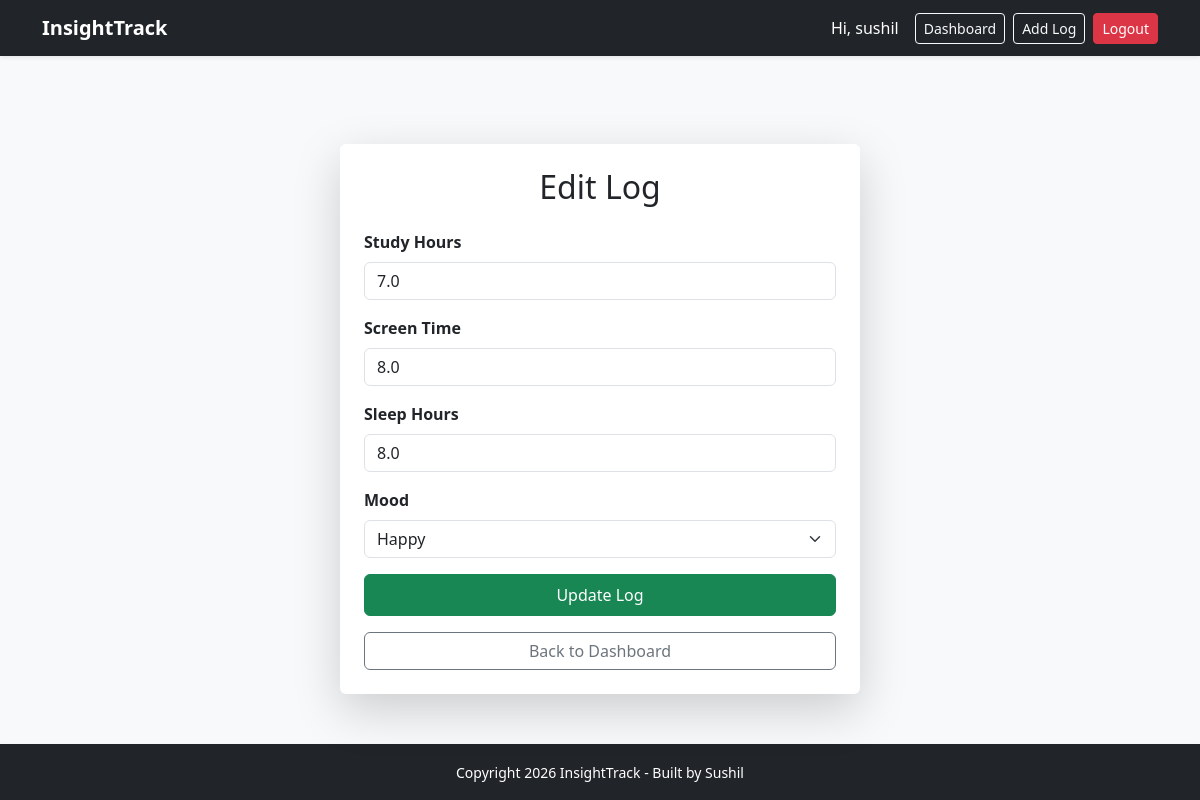
/edit/4 (signed in), run on the app's committed database.
### tables this page shows
CREATE TABLE logs (
            id INTEGER PRIMARY KEY AUTOINCREMENT,
            user_id INTEGER,
            study_hours REAL,
            screen_time REAL,
            sleep_hours REAL,
            mood TEXT,
            date TIMESTAMP DEFAULT CURRENT_TIMESTAMP
        );

### app.py (the view, shortened to what this page needs)
@app.route("/edit/<int:log_id>", methods=["GET", "POST"])
def edit_log(log_id):
    if "user" not in session:
        return redirect(url_for("login"))
    with closing(get_db()) as conn:
        cursor = conn.cursor()
        cursor.execute("""
            SELECT study_hours, screen_time, sleep_hours, mood
            FROM logs
            WHERE id=? AND user_id=?
        """, (log_id, session["user_id"]))
        log = cursor.fetchone()
    if log is None:
        flash("Log not found.", "danger")
        return redirect(url_for("dashboard"))
    log = (log[0], log[1], log[2], normalize_mood(log[3]))
    return render_template("edit_log.html", log=log, moods=VALID_MOODS)

### app.py (called while the page is built)
def get_db():
    return sqlite3.connect(DATABASE)

def normalize_mood(mood):
    text = (mood or "Neutral").strip()
    for valid_mood in VALID_MOODS:
        if valid_mood.lower() in text.lower():
            return valid_mood
    return "Neutral"

### templates/edit_log.html (shortened to what this page needs)
{% extends "base.html" %}
{% block content %}
<div class="container mt-5">
    <div class="card shadow-lg p-4 mx-auto border-0" style="max-width: 520px;">
        <h2 class="text-center mb-4">Edit Log</h2>
        <form method="POST">
            <div class="mb-3">
                <label class="form-label fw-semibold">Study Hours</label>
                <input type="number" min="0" max="24" step="0.1" name="study" class="form-control" value="{{ log[0] }}" required>
            </div>
            <div class="mb-3">
                <label class="form-label fw-semibold">Screen Time</label>
                <input type="number" min="0" max="24" step="0.1" name="screen" class="form-control" value="{{ log[1] }}" required>
            </div>
            <div class="mb-3">
                <label class="form-label fw-semibold">Sleep Hours</label>
                <input type="number" min="0" max="24" step="0.1" name="sleep" class="form-control" value="{{ log[2] }}" required>
            </div>
            <div class="mb-3">
                <label class="form-label fw-semibold">Mood</label>
                <select name="mood" class="form-select" required>
                    {% for mood in moods %}
                        <option value="{{ mood }}" {% if log[3] == mood %}selected{% endif %}>{{ mood }}</option>
                    {% endfor %}
                </select>
            </div>
            <button type="submit" class="btn btn-success w-100 py-2">Update Log</button>
        </form>
        <a href="{{ url_for('dashboard') }}" class="btn btn-outline-secondary mt-3 w-100">
            Back to Dashboard
        </a>
    </div>
</div>
{% endblock %}

### data on the page
logs: study "7.0", screen "8.0", sleep "8.0", mood "Happy"

### other printed values
{{ session['user'] }} "sushil"
